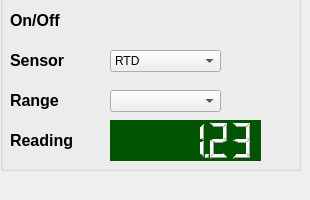
    <widget class="QWidget" name="tab_5">
     <attribute name="title">
      <string>IN 3</string>
     </attribute>
     <widget class="QGroupBox" name="groupBox_6">
      <property name="geometry">
       <rect>
        <x>0</x>
        <y>-20</y>
        <width>301</width>
        <height>191</height>
       </rect>
      </property>
      <property name="title">
       <string>Input3</string>
      </property>
      <widget class="QLabel" name="label_57">
       <property name="geometry">
        <rect>
         <x>10</x>
         <y>110</y>
         <width>59</width>
         <height>21</height>
        </rect>
       </property>
       <property name="text">
        <string>&lt;html&gt;&lt;head/&gt;&lt;body&gt;&lt;p&gt;&lt;span style=&quot; font-size:12pt; font-weight:600;&quot;&gt;Range&lt;/span&gt;&lt;/p&gt;&lt;/body&gt;&lt;/html&gt;</string>
       </property>
      </widget>
      <widget class="QLabel" name="label_58">
       <property name="geometry">
        <rect>
         <x>10</x>
         <y>70</y>
         <width>71</width>
         <height>21</height>
        </rect>
       </property>
       <property name="text">
        <string>&lt;html&gt;&lt;head/&gt;&lt;body&gt;&lt;p&gt;&lt;span style=&quot; font-size:12pt; font-weight:600;&quot;&gt;Sensor&lt;/span&gt;&lt;/p&gt;&lt;/body&gt;&lt;/html&gt;</string>
       </property>
      </widget>
      <widget class="QComboBox" name="comboBox_23">
       <property name="geometry">
        <rect>
         <x>110</x>
         <y>70</y>
         <width>111</width>
         <height>22</height>
        </rect>
       </property>
       <property name="currentIndex">
        <number>2</number>
       </property>
       <item>
        <property name="text">
         <string>Diode</string>
        </property>
       </item>
       <item>
        <property name="text">
         <string>ROX</string>
        </property>
       </item>
       <item>
        <property name="text">
         <string>RTD</string>
        </property>
       </item>
       <item>
        <property name="text">
         <string>Therm</string>
        </property>
       </item>
      </widget>
      <widget class="QLabel" name="label_59">
       <property name="geometry">
        <rect>
         <x>10</x>
         <y>30</y>
         <width>71</width>
         <height>21</height>
        </rect>
       </property>
       <property name="text">
        <string>&lt;html&gt;&lt;head/&gt;&lt;body&gt;&lt;p&gt;&lt;span style=&quot; font-size:12pt; font-weight:600;&quot;&gt;On/Off&lt;/span&gt;&lt;/p&gt;&lt;/body&gt;&lt;/html&gt;</string>
       </property>
      </widget>
      <widget class="QPushButton" name="out2mode_10">
       <property name="geometry">
        <rect>
         <x>110</x>
         <y>30</y>
         <width>61</width>
         <height>31</height>
        </rect>
       </property>
       <property name="styleSheet">
        <string notr="true">border-top: 3px transparent;
            border-bottom: 3px transparent;
            border-right: 10px transparent;
            border-left: 10px transparent;</string>
       </property>
       <property name="text">
        <string/>
       </property>
       <property name="icon">
        <iconset resource="resource.qrc">
         <normaloff>:/on-off.jpg</normaloff>:/on-off.jpg</iconset>
       </property>
       <property name="iconSize">
        <size>
         <width>81</width>
         <height>31</height>
        </size>
       </property>
      </widget>
      <widget class="QComboBox" name="comboBox_24">
       <property name="geometry">
        <rect>
         <x>110</x>
         <y>110</y>
         <width>111</width>
         <height>22</height>
        </rect>
       </property>
      </widget>
      <widget class="QLabel" name="label_68">
       <property name="geometry">
        <rect>
         <x>10</x>
         <y>150</y>
         <width>81</width>
         <height>21</height>
        </rect>
       </property>
       <property name="text">
        <string>&lt;html&gt;&lt;head/&gt;&lt;body&gt;&lt;p&gt;&lt;span style=&quot; font-size:12pt; font-weight:600;&quot;&gt;Reading&lt;/span&gt;&lt;/p&gt;&lt;/body&gt;&lt;/html&gt;</string>
       </property>
      </widget>
      <widget class="QLCDNumber" name="lcdNumber_3">
       <property name="geometry">
        <rect>
         <x>110</x>
         <y>140</y>
         <width>151</width>
         <height>41</height>
        </rect>
       </property>
       <property name="font">
        <font>
         <family>Century Schoolbook L</family>
         <pointsize>14</pointsize>
         <weight>75</weight>
         <bold>true</bold>
         <strikeout>true</strikeout>
        </font>
       </property>
       <property name="autoFillBackground">
        <bool>false</bool>
       </property>
       <property name="styleSheet">
        <string notr="true">color: white; 
    background-color: rgb(0, 85, 0);</string>
       </property>
       <property name="frameShape">
        <enum>QFrame::NoFrame</enum>
       </property>
       <property name="frameShadow">
        <enum>QFrame::Raised</enum>
       </property>
       <property name="smallDecimalPoint">
        <bool>true</bool>
       </property>
       <property name="digitCount">
        <number>6</number>
       </property>
       <property name="value" stdset="0">
        <double>1.230000000000000</double>
       </property>
      </widget>
     </widget>
    </widget>
